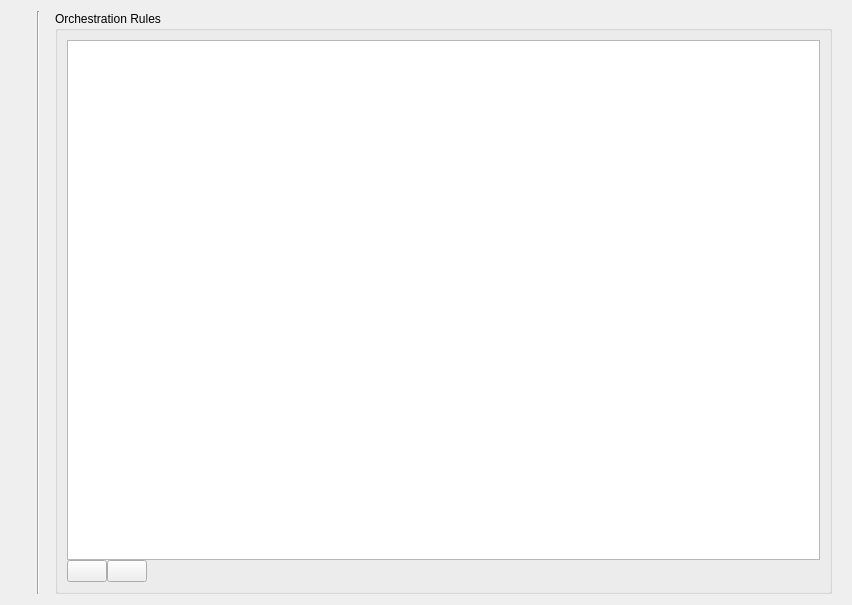
     <widget class="QWidget" name="qtbxOrchestration">
      <property name="geometry">
       <rect>
        <x>0</x>
        <y>0</y>
        <width>852</width>
        <height>605</height>
       </rect>
      </property>
      <attribute name="icon">
       <iconset resource="configtool.qrc">
        <normaloff>:/img/img/orchestration.png</normaloff>:/img/img/orchestration.png</iconset>
      </attribute>
      <attribute name="label">
       <string>Orchestration</string>
      </attribute>
      <layout class="QHBoxLayout" name="horizontalLayout_34" stretch="100,1,10000">
       <item>
        <layout class="QVBoxLayout" name="verticalLayout_32">
         <item>
          <widget class="QLabel" name="label_18">
           <property name="sizePolicy">
            <sizepolicy hsizetype="Fixed" vsizetype="Fixed">
             <horstretch>0</horstretch>
             <verstretch>0</verstretch>
            </sizepolicy>
           </property>
           <property name="maximumSize">
            <size>
             <width>64</width>
             <height>64</height>
            </size>
           </property>
           <property name="text">
            <string/>
           </property>
           <property name="pixmap">
            <pixmap resource="configtool.qrc">:/img/img/orchestration.png</pixmap>
           </property>
           <property name="scaledContents">
            <bool>true</bool>
           </property>
          </widget>
         </item>
         <item>
          <spacer name="verticalSpacer_11">
           <property name="orientation">
            <enum>Qt::Vertical</enum>
           </property>
           <property name="sizeHint" stdset="0">
            <size>
             <width>20</width>
             <height>40</height>
            </size>
           </property>
          </spacer>
         </item>
        </layout>
       </item>
       <item>
        <widget class="Line" name="line_7">
         <property name="orientation">
          <enum>Qt::Vertical</enum>
         </property>
        </widget>
       </item>
       <item>
        <widget class="QFrame" name="frame_5">
         <property name="frameShape">
          <enum>QFrame::NoFrame</enum>
         </property>
         <property name="frameShadow">
          <enum>QFrame::Raised</enum>
         </property>
         <layout class="QVBoxLayout" name="verticalLayout_42">
          <property name="topMargin">
           <number>0</number>
          </property>
          <property name="bottomMargin">
           <number>0</number>
          </property>
          <item>
           <widget class="QGroupBox" name="gpboxRules">
            <property name="title">
             <string>Orchestration Rules</string>
            </property>
            <layout class="QVBoxLayout" name="verticalLayout_7">
             <property name="spacing">
              <number>0</number>
             </property>
             <item>
              <widget class="QTableView" name="tblviewRules">
               <property name="editTriggers">
                <set>QAbstractItemView::AnyKeyPressed|QAbstractItemView::DoubleClicked|QAbstractItemView::EditKeyPressed</set>
               </property>
               <property name="dragEnabled">
                <bool>true</bool>
               </property>
               <property name="dragDropOverwriteMode">
                <bool>false</bool>
               </property>
               <property name="dragDropMode">
                <enum>QAbstractItemView::InternalMove</enum>
               </property>
               <property name="defaultDropAction">
                <enum>Qt::TargetMoveAction</enum>
               </property>
               <property name="alternatingRowColors">
                <bool>true</bool>
               </property>
               <property name="selectionMode">
                <enum>QAbstractItemView::SingleSelection</enum>
               </property>
               <property name="selectionBehavior">
                <enum>QAbstractItemView::SelectRows</enum>
               </property>
               <attribute name="verticalHeaderVisible">
                <bool>false</bool>
               </attribute>
              </widget>
             </item>
             <item>
              <layout class="QHBoxLayout" name="horizontalLayout_17">
               <property name="spacing">
                <number>0</number>
               </property>
               <item>
                <widget class="QPushButton" name="btnAddRule">
                 <property name="toolTip">
                  <string>Add new host to list</string>
                 </property>
                 <property name="text">
                  <string/>
                 </property>
                 <property name="icon">
                  <iconset resource="configtool.qrc">
                   <normaloff>:/img/img/plus.png</normaloff>:/img/img/plus.png</iconset>
                 </property>
                </widget>
               </item>
               <item>
                <widget class="QPushButton" name="btnRemoveRule">
                 <property name="toolTip">
                  <string>Remove host from list</string>
                 </property>
                 <property name="text">
                  <string/>
                 </property>
                 <property name="icon">
                  <iconset resource="configtool.qrc">
                   <normaloff>:/img/img/minus.png</normaloff>:/img/img/minus.png</iconset>
                 </property>
                </widget>
               </item>
               <item>
                <spacer name="horizontalSpacer_10">
                 <property name="orientation">
                  <enum>Qt::Horizontal</enum>
                 </property>
                 <property name="sizeHint" stdset="0">
                  <size>
                   <width>40</width>
                   <height>20</height>
                  </size>
                 </property>
                </spacer>
               </item>
              </layout>
             </item>
            </layout>
           </widget>
          </item>
         </layout>
        </widget>
       </item>
      </layout>
     </widget>
